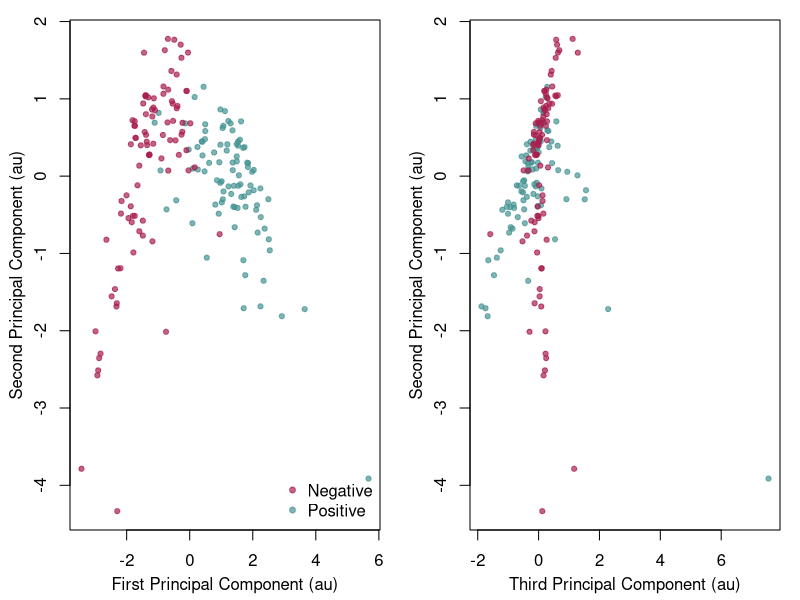

This chart was generated by the following R code:
trainset = read.delim("trainset.txt")
trainset = subset(trainset, complete.cases(trainset))
pca = prcomp(trainset[,-1], scale=TRUE)
# Change orientation of the first PC.
#pca$x[,1] = -pca$x[,1]
#pca$rotation[,1] = -pca$rotation[,1]

#simCTCF = as.matrix(read.delim("simCTCF.txt")[,-9])
#simH3K36 = as.matrix(read.delim("simH3K36me3.txt")[,-9])

COL = c("#a81d4db0","#449293b0")

pdf("PCA.pdf", height=4, width=8)
par(mfrow=c(1,2))
par(mar=c(3.5,3.5,1,1))
plot(pca$x, col=COL[1+trainset$OK], pch=19, cex=.7,
     xlab="", ylab="")
#     yaxp=c(-6,6,4), xaxp=c(-2,6,4), xlab="", ylab="")
title(xlab="First Principal Component (au)",
      ylab="Second Principal Component (au)", line=2.2)
legend(x="bottomright", inset=0, pch=19, pt.cex=.8,
      col=COL, legend=c("Negative", "Positive"), bty="n")
#points((simCTCF %*% pca$rotation), col=3, pch=19, cex=.7)
#points((simH3K36 %*% pca$rotation), col=4, pch=19, cex=.7)
plot(pca$x[,3:2], col=COL[1+trainset$OK], pch=19, cex=.7,
     xlab="", ylab="")
#     yaxp=c(-6,6,4), xaxp=c(-2,6,4), xlab="", ylab="")
title(xlab="Third Principal Component (au)",
      ylab="Second Principal Component (au)", line=2.2)
#points((simCTCF %*% pca$rotation)[,3:2], col=3, pch=19, cex=.7)
#points((simH3K36 %*% pca$rotation)[,3:2], col=4, pch=19, cex=.7)
dev.off()
